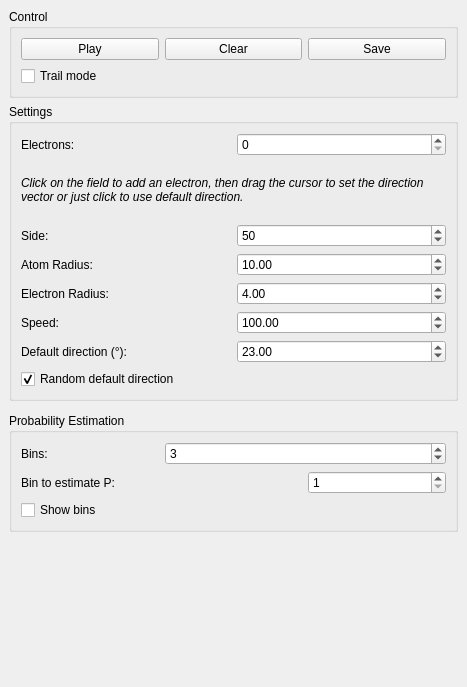
<?xml version="1.0" encoding="UTF-8"?>
<ui version="4.0">
 <class>Window</class>
 <widget class="QMainWindow" name="Window">
  <property name="geometry">
   <rect>
    <x>0</x>
    <y>0</y>
    <width>467</width>
    <height>687</height>
   </rect>
  </property>
  <property name="windowTitle">
   <string>MainWindow</string>
  </property>
  <widget class="QWidget" name="centralwidget">
   <layout class="QGridLayout" name="gridLayout_4">
    <item row="0" column="0" rowspan="6">
     <layout class="QGridLayout" name="nativeLayout"/>
    </item>
    <item row="0" column="1">
     <widget class="QGroupBox" name="controlBox">
      <property name="sizePolicy">
       <sizepolicy hsizetype="Preferred" vsizetype="Fixed">
        <horstretch>0</horstretch>
        <verstretch>0</verstretch>
       </sizepolicy>
      </property>
      <property name="title">
       <string>Control</string>
      </property>
      <layout class="QGridLayout" name="gridLayout_5">
       <property name="sizeConstraint">
        <enum>QLayout::SetMinimumSize</enum>
       </property>
       <item row="0" column="1">
        <widget class="QPushButton" name="togglePlayButton">
         <property name="text">
          <string>Play</string>
         </property>
        </widget>
       </item>
       <item row="0" column="2">
        <widget class="QPushButton" name="clearButton">
         <property name="text">
          <string>Clear</string>
         </property>
        </widget>
       </item>
       <item row="0" column="3">
        <widget class="QPushButton" name="saveButton">
         <property name="text">
          <string>Save</string>
         </property>
        </widget>
       </item>
       <item row="1" column="2" colspan="2">
        <spacer name="horizontalSpacer">
         <property name="orientation">
          <enum>Qt::Horizontal</enum>
         </property>
         <property name="sizeHint" stdset="0">
          <size>
           <width>40</width>
           <height>20</height>
          </size>
         </property>
        </spacer>
       </item>
       <item row="1" column="1">
        <widget class="QCheckBox" name="trailModeCheckBox">
         <property name="text">
          <string>Trail mode</string>
         </property>
        </widget>
       </item>
      </layout>
     </widget>
    </item>
    <item row="1" column="1" rowspan="2">
     <widget class="QGroupBox" name="settingsBox">
      <property name="title">
       <string>Settings</string>
      </property>
      <layout class="QVBoxLayout" name="verticalLayout">
       <item>
        <layout class="QGridLayout" name="gridLayout">
         <item row="0" column="0">
          <widget class="QLabel" name="pointsLabel">
           <property name="text">
            <string>Electrons:</string>
           </property>
          </widget>
         </item>
         <item row="0" column="1">
          <widget class="QSpinBox" name="numberBox">
           <property name="minimum">
            <number>0</number>
           </property>
           <property name="maximum">
            <number>500</number>
           </property>
           <property name="value">
            <number>0</number>
           </property>
          </widget>
         </item>
         <item row="1" column="0" colspan="2">
          <widget class="QLabel" name="pointsDescriptionLabel">
           <property name="acceptDrops">
            <bool>false</bool>
           </property>
           <property name="autoFillBackground">
            <bool>false</bool>
           </property>
           <property name="text">
            <string>&lt;i&gt;Click on the field to add an electron, then drag the cursor to set the direction vector or just click to use default direction.&lt;/i&gt;</string>
           </property>
           <property name="wordWrap">
            <bool>true</bool>
           </property>
          </widget>
         </item>
        </layout>
       </item>
       <item>
        <layout class="QGridLayout" name="gridLayout_2">
         <property name="sizeConstraint">
          <enum>QLayout::SetDefaultConstraint</enum>
         </property>
         <item row="0" column="0">
          <widget class="QLabel" name="sideLabel">
           <property name="text">
            <string>Side:</string>
           </property>
          </widget>
         </item>
         <item row="0" column="1">
          <widget class="QSpinBox" name="sideBox">
           <property name="minimum">
            <number>5</number>
           </property>
           <property name="maximum">
            <number>400</number>
           </property>
           <property name="value">
            <number>50</number>
           </property>
          </widget>
         </item>
         <item row="1" column="0">
          <widget class="QLabel" name="atomRadLabel">
           <property name="text">
            <string>Atom Radius:</string>
           </property>
          </widget>
         </item>
         <item row="1" column="1">
          <widget class="QDoubleSpinBox" name="atomRadBox">
           <property name="minimum">
            <double>0.100000000000000</double>
           </property>
           <property name="maximum">
            <double>400.000000000000000</double>
           </property>
           <property name="value">
            <double>10.000000000000000</double>
           </property>
          </widget>
         </item>
         <item row="2" column="0">
          <widget class="QLabel" name="electronRadLabel">
           <property name="text">
            <string>Electron Radius:</string>
           </property>
          </widget>
         </item>
         <item row="2" column="1">
          <widget class="QDoubleSpinBox" name="electronRadBox">
           <property name="minimum">
            <double>0.100000000000000</double>
           </property>
           <property name="maximum">
            <double>400.000000000000000</double>
           </property>
           <property name="value">
            <double>4.000000000000000</double>
           </property>
          </widget>
         </item>
         <item row="3" column="0">
          <widget class="QLabel" name="speedLabel">
           <property name="text">
            <string>Speed:</string>
           </property>
          </widget>
         </item>
         <item row="3" column="1">
          <widget class="QDoubleSpinBox" name="speedBox">
           <property name="specialValueText">
            <string/>
           </property>
           <property name="minimum">
            <double>0.100000000000000</double>
           </property>
           <property name="maximum">
            <double>1000.000000000000000</double>
           </property>
           <property name="value">
            <double>100.000000000000000</double>
           </property>
          </widget>
         </item>
         <item row="4" column="0">
          <widget class="QLabel" name="defDirLabel">
           <property name="text">
            <string>Default direction (°):</string>
           </property>
          </widget>
         </item>
         <item row="4" column="1">
          <widget class="QDoubleSpinBox" name="defDirBox">
           <property name="specialValueText">
            <string/>
           </property>
           <property name="minimum">
            <double>0.000000000000000</double>
           </property>
           <property name="maximum">
            <double>360.000000000000000</double>
           </property>
           <property name="value">
            <double>23.000000000000000</double>
           </property>
          </widget>
         </item>
         <item row="5" column="0" colspan="2">
          <widget class="QCheckBox" name="randomDefDirBox">
           <property name="text">
            <string>Random default direction</string>
           </property>
           <property name="checked">
            <bool>true</bool>
           </property>
          </widget>
         </item>
        </layout>
       </item>
      </layout>
     </widget>
    </item>
    <item row="4" column="1">
     <widget class="QGroupBox" name="probabilitySettingsBox">
      <property name="title">
       <string>Probability Estimation</string>
      </property>
      <layout class="QVBoxLayout" name="verticalLayout_2">
       <item>
        <layout class="QGridLayout" name="gridLayout_3">
         <item row="0" column="0">
          <widget class="QLabel" name="binsLabel">
           <property name="text">
            <string>Bins:</string>
           </property>
          </widget>
         </item>
         <item row="0" column="1" colspan="2">
          <widget class="QSpinBox" name="binsBox">
           <property name="minimum">
            <number>1</number>
           </property>
           <property name="maximum">
            <number>100</number>
           </property>
           <property name="value">
            <number>3</number>
           </property>
          </widget>
         </item>
         <item row="1" column="0" colspan="2">
          <widget class="QLabel" name="binIndexLabel">
           <property name="text">
            <string>Bin to estimate P:</string>
           </property>
          </widget>
         </item>
         <item row="1" column="2">
          <widget class="QSpinBox" name="binIndexBox">
           <property name="minimum">
            <number>1</number>
           </property>
           <property name="value">
            <number>1</number>
           </property>
          </widget>
         </item>
         <item row="2" column="0" colspan="3">
          <widget class="QCheckBox" name="showBinsBox">
           <property name="text">
            <string>Show bins</string>
           </property>
          </widget>
         </item>
        </layout>
       </item>
      </layout>
     </widget>
    </item>
    <item row="5" column="1">
     <spacer name="verticalSpacer">
      <property name="orientation">
       <enum>Qt::Vertical</enum>
      </property>
      <property name="sizeHint" stdset="0">
       <size>
        <width>20</width>
        <height>3</height>
       </size>
      </property>
     </spacer>
    </item>
   </layout>
  </widget>
 </widget>
 <resources/>
 <connections/>
</ui>
